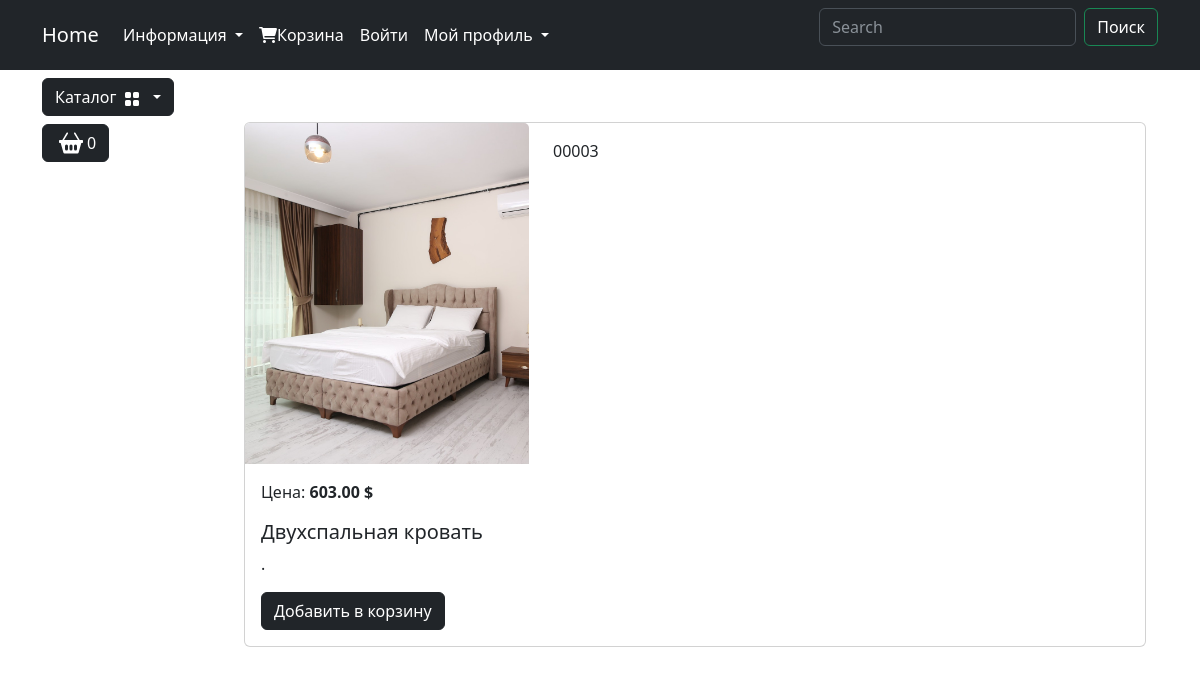
Screenshot of /catalog/product/dvuhspalnaya-krovat/ with the database file from the repository.
### goods/models.py (models this page shows, shortened)
class Products(models.Model):
    name = models.CharField("Назва", max_length=100, unique=True)
    slug = models.SlugField('url', max_length=150, unique=True, blank=True, null=True)
    description= models.TextField("Опис",blank=True, null=True)
    image = models.ImageField('Зображення' ,upload_to='goods_images',blank=True, null=True)
    price = models.DecimalField('Ціна',default=0.00, max_digits=7, decimal_places=2)
    discount = models.DecimalField('Знижка',default=0.00, max_digits=4, decimal_places=2)
    quantity = models.PositiveIntegerField('Кількість',default=0)
    category = models.ForeignKey(to=Categories,on_delete=models.PROTECT,verbose_name='Категорія')
    class Meta:
        db_table: str = "product"
        verbose_name= "Продукт"
        verbose_name_plural= "Продукти"
        ordering = ('id',)
    def display_id(self): #Це ID товару записано
        return f' {self.id:05}'
    def sell_price(self): #Це знижка
        if self.discount:
            return round (self.price - self.price * self.discount/100,2)
        return self.price

### goods/views.py (the view)
# urls.py: path('product/<slug:product_slug>/', views.product,name='product'), #А тут вже передаємо ім'я продукту транслітом
def product(request, product_slug):
 product_item = Products.objects.get(slug=product_slug)
 context = {
  'product': product_item
 }
 return render(request, 'goods/product.html', context)

### goods/templatetags/goods_tags.py (called while the page is built)
@register.simple_tag() #Реєстрація для того щоб я міг взаємодіяти з функцією де завгодно
def tag_categories(): #Функція повертає каталог коли ми у якомусь розділі
    return Categories.objects.all()

### goods/templates/goods/product.html (shortened to what this page needs)
{% extends 'main/base.html' %}
{% load static %}
{% block content  %}
<div class="container mt-5">
                        <div class="card mb-4 custom-shadow">
                            <div class="row">
                                <div class="col-md-4">
                                    <img src="{{product.image.url}}" class="card-img-top" alt="..."
                                        class="img-thumbnail" data-bs-toggle="modal" data-bs-target="#imageModal1">
                                </div>
                                <div class="col-md-4 ">
                                    <p class="product_id mt-3">{{ product.display_id }}</p>
                                </div>
                            </div>
                            <div class="card-body">
                                <p class="card-text">Цена: <strong>{{product.sell_price}} $</strong></p>
                                <h5 class="card-title">{{ product.name }}</h5>
                                <p class="card-text">{{ product.discription }}.</p>
                                <a href="#" class="btn btn-dark add-to-cart">Добавить в корзину</a>
                            </div>
                        </div>
                    </div>
                </div>
{% endblock %}

### rows the page displays
Products: image (picture), display_id "00003", sell_price "603.00", name "Двухспальная кровать"
